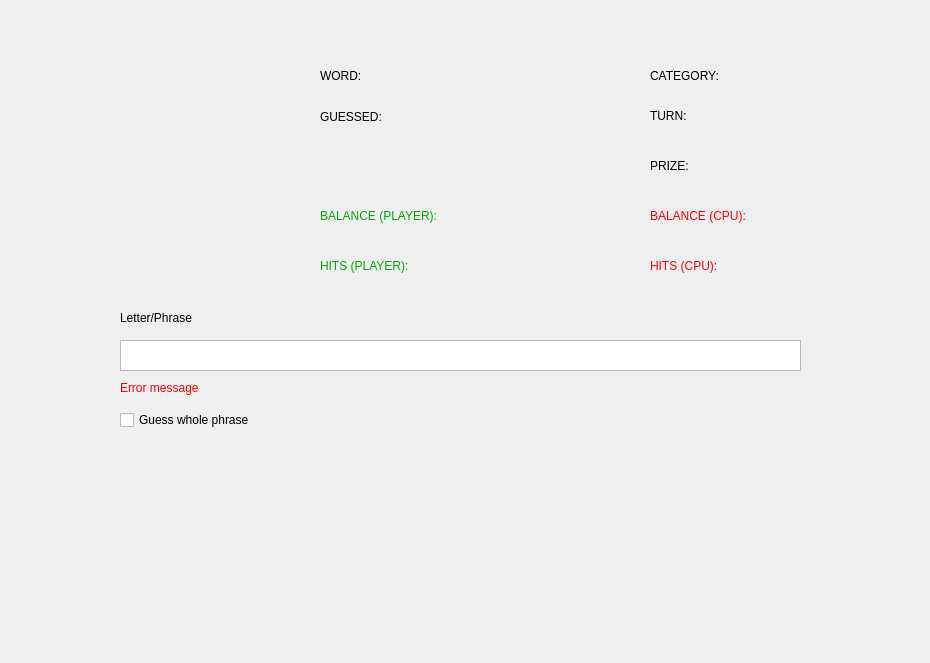
<?xml version="1.0" encoding="UTF-8"?>
<ui version="4.0">
 <class>Dialog</class>
 <widget class="QDialog" name="Dialog">
  <property name="geometry">
   <rect>
    <x>0</x>
    <y>0</y>
    <width>930</width>
    <height>663</height>
   </rect>
  </property>
  <property name="windowTitle">
   <string>Dialog</string>
  </property>
  <widget class="QLabel" name="label">
   <property name="geometry">
    <rect>
     <x>70</x>
     <y>50</y>
     <width>201</width>
     <height>201</height>
    </rect>
   </property>
   <property name="text">
    <string/>
   </property>
   <property name="pixmap">
    <pixmap>../design/wheel.png</pixmap>
   </property>
  </widget>
  <widget class="QLabel" name="prize_l">
   <property name="geometry">
    <rect>
     <x>650</x>
     <y>140</y>
     <width>141</width>
     <height>51</height>
    </rect>
   </property>
   <property name="text">
    <string>PRIZE: </string>
   </property>
  </widget>
  <widget class="QLabel" name="spin_btn">
   <property name="geometry">
    <rect>
     <x>440</x>
     <y>440</y>
     <width>181</width>
     <height>51</height>
    </rect>
   </property>
   <property name="text">
    <string/>
   </property>
   <property name="pixmap">
    <pixmap>../design/spin_btn.png</pixmap>
   </property>
  </widget>
  <widget class="QTextEdit" name="guess_txt">
   <property name="geometry">
    <rect>
     <x>120</x>
     <y>340</y>
     <width>681</width>
     <height>31</height>
    </rect>
   </property>
  </widget>
  <widget class="QLabel" name="word_l">
   <property name="geometry">
    <rect>
     <x>320</x>
     <y>40</y>
     <width>321</width>
     <height>71</height>
    </rect>
   </property>
   <property name="text">
    <string>WORD:</string>
   </property>
  </widget>
  <widget class="QLabel" name="cat_l">
   <property name="geometry">
    <rect>
     <x>650</x>
     <y>40</y>
     <width>181</width>
     <height>71</height>
    </rect>
   </property>
   <property name="text">
    <string>CATEGORY:</string>
   </property>
  </widget>
  <widget class="QLabel" name="label_6">
   <property name="geometry">
    <rect>
     <x>120</x>
     <y>310</y>
     <width>81</width>
     <height>16</height>
    </rect>
   </property>
   <property name="text">
    <string>Letter/Phrase</string>
   </property>
  </widget>
  <widget class="QLabel" name="turn_l">
   <property name="geometry">
    <rect>
     <x>650</x>
     <y>90</y>
     <width>141</width>
     <height>51</height>
    </rect>
   </property>
   <property name="text">
    <string>TURN:</string>
   </property>
  </widget>
  <widget class="QCheckBox" name="phrase_checkbox">
   <property name="geometry">
    <rect>
     <x>120</x>
     <y>410</y>
     <width>151</width>
     <height>20</height>
    </rect>
   </property>
   <property name="text">
    <string>Guess whole phrase</string>
   </property>
  </widget>
  <widget class="QLabel" name="guess_btn">
   <property name="geometry">
    <rect>
     <x>620</x>
     <y>440</y>
     <width>181</width>
     <height>51</height>
    </rect>
   </property>
   <property name="text">
    <string/>
   </property>
   <property name="pixmap">
    <pixmap>../design/guess_btn_disabled.png</pixmap>
   </property>
  </widget>
  <widget class="QLabel" name="guessed_l">
   <property name="geometry">
    <rect>
     <x>320</x>
     <y>110</y>
     <width>291</width>
     <height>81</height>
    </rect>
   </property>
   <property name="text">
    <string>GUESSED: </string>
   </property>
   <property name="alignment">
    <set>Qt::AlignLeading|Qt::AlignLeft|Qt::AlignTop</set>
   </property>
   <property name="wordWrap">
    <bool>true</bool>
   </property>
  </widget>
  <widget class="QLabel" name="balance_l">
   <property name="geometry">
    <rect>
     <x>320</x>
     <y>190</y>
     <width>141</width>
     <height>51</height>
    </rect>
   </property>
   <property name="styleSheet">
    <string notr="true">color: rgb(0, 170, 0)</string>
   </property>
   <property name="text">
    <string>BALANCE (PLAYER):</string>
   </property>
  </widget>
  <widget class="QLabel" name="letter_error_msg">
   <property name="geometry">
    <rect>
     <x>120</x>
     <y>380</y>
     <width>661</width>
     <height>16</height>
    </rect>
   </property>
   <property name="styleSheet">
    <string notr="true">color: rgb(255, 0, 0)</string>
   </property>
   <property name="text">
    <string>Error message</string>
   </property>
  </widget>
  <widget class="QLabel" name="balance_l_cpu">
   <property name="geometry">
    <rect>
     <x>650</x>
     <y>190</y>
     <width>141</width>
     <height>51</height>
    </rect>
   </property>
   <property name="styleSheet">
    <string notr="true">color:rgb(255, 0, 0)</string>
   </property>
   <property name="text">
    <string>BALANCE (CPU):</string>
   </property>
  </widget>
  <widget class="QLabel" name="hits_l">
   <property name="geometry">
    <rect>
     <x>320</x>
     <y>240</y>
     <width>141</width>
     <height>51</height>
    </rect>
   </property>
   <property name="styleSheet">
    <string notr="true">color: rgb(0, 170, 0)</string>
   </property>
   <property name="text">
    <string>HITS (PLAYER):</string>
   </property>
  </widget>
  <widget class="QLabel" name="hits_l_cpu">
   <property name="geometry">
    <rect>
     <x>650</x>
     <y>240</y>
     <width>141</width>
     <height>51</height>
    </rect>
   </property>
   <property name="styleSheet">
    <string notr="true">color:rgb(255, 0, 0)</string>
   </property>
   <property name="text">
    <string>HITS (CPU):</string>
   </property>
  </widget>
 </widget>
 <resources/>
 <connections/>
</ui>
